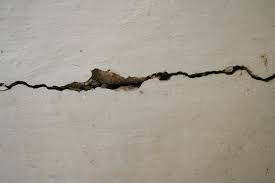
%> input picture Matlab Codes/crack6.jpg, 275 x 183 px
$ octave test3.m   (GNU Octave 9; MATLAB toolbox functions it lacks are replaced by stand-ins)
%> lines starting %> are read from the running program, lines starting %| are printed output that depends on the picture; in (x1, y1, x2, y2) boxes, pixels count from 0 and x2, y2 are one past the last pixel; in counts of white or black regions, pixels touching at a corner belong together; the program's own positions count from 1
%% load image
I=imread('crack6.jpg');
%> I is the input picture: size 183x275x3 uint8; mean R, G, B 163.3, 157.3, 146.1
figure,imshow(I)
title('Original image')
%% Image adjust
Istrech = imadjust(I,stretchlim(I));
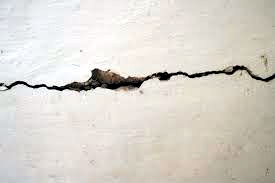
%> Istrech: size 183x275x3 uint8; mean R, G, B 216.8, 212.6, 204.8
figure,imshow(Istrech)
title('Contrast stretched image')
%% Convert RGB image to gray
Igray_s = rgb2gray(Istrech);
figure,imshow(Igray_s,[])
title('RGB to gray (contrast stretched) ')
%% Image segmentation by thresholding
%use incremental value to run this selection till required threshold 'level' is
%achieved


level = 0.3;
Ithres = im2bw(Igray_s,level);
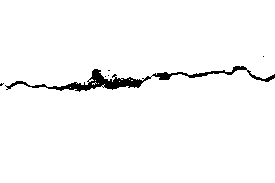
%> Ithres: size 183x275 logical; 97.4% white; 6 black regions (5 under 20 px), largest, box (x1, y1, x2, y2) and area: (5, 66, 275, 92) 1299
figure,imshow(Ithres)
title('Segmented cracks')

binaryImage = bwmorph(Ithres, 'skel', inf');
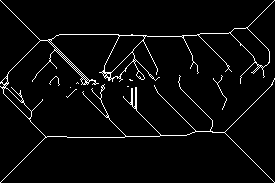
%> binaryImage: size 183x275 logical; 3.8% white in thin lines or dots
measurements = regionprops(binaryImage, 'Area');
%> measurements = 8 regions; Area: 1812, 40, 19, 11, 5, 3, 2, 1

$ run again, with Matlab Codes/crack1.jpg copied over Matlab Codes/crack6.jpg
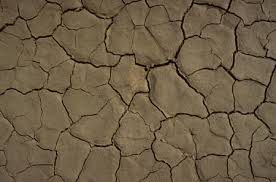
%> input picture Matlab Codes/crack1.jpg, 276 x 182 px
%> I is the input picture: size 182x276x3 uint8; mean R, G, B 110.2, 94.3, 70.9
%> `Ithres = im2bw(Igray_s,level);`:
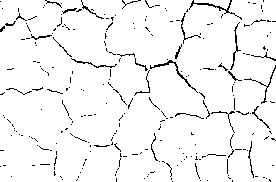
%> Ithres: size 182x276 logical; 95.5% white; black in thin lines or dots
%> `binaryImage = bwmorph(Ithres, 'skel', inf');`:
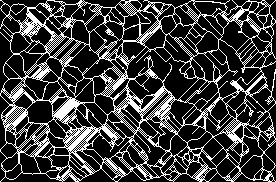
%> binaryImage: size 182x276 logical; 23.9% white in thin lines or dots
%> measurements = 1 region; Area: 12022

$ run again, with Matlab Codes/crack2.jpg copied over Matlab Codes/crack6.jpg
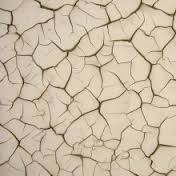
%> input picture Matlab Codes/crack2.jpg, 176 x 176 px
%> I is the input picture: size 176x176x3 uint8; mean R, G, B 204.3, 189.7, 167.4
%> `Ithres = im2bw(Igray_s,level);`:
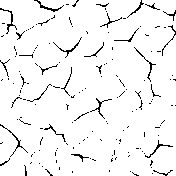
%> Ithres: size 176x176 logical; 95.2% white; black in thin lines or dots
%> `binaryImage = bwmorph(Ithres, 'skel', inf');`:
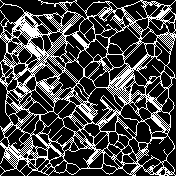
%> binaryImage: size 176x176 logical; 26.7% white in thin lines or dots
%> measurements = 1 region; Area: 8280
